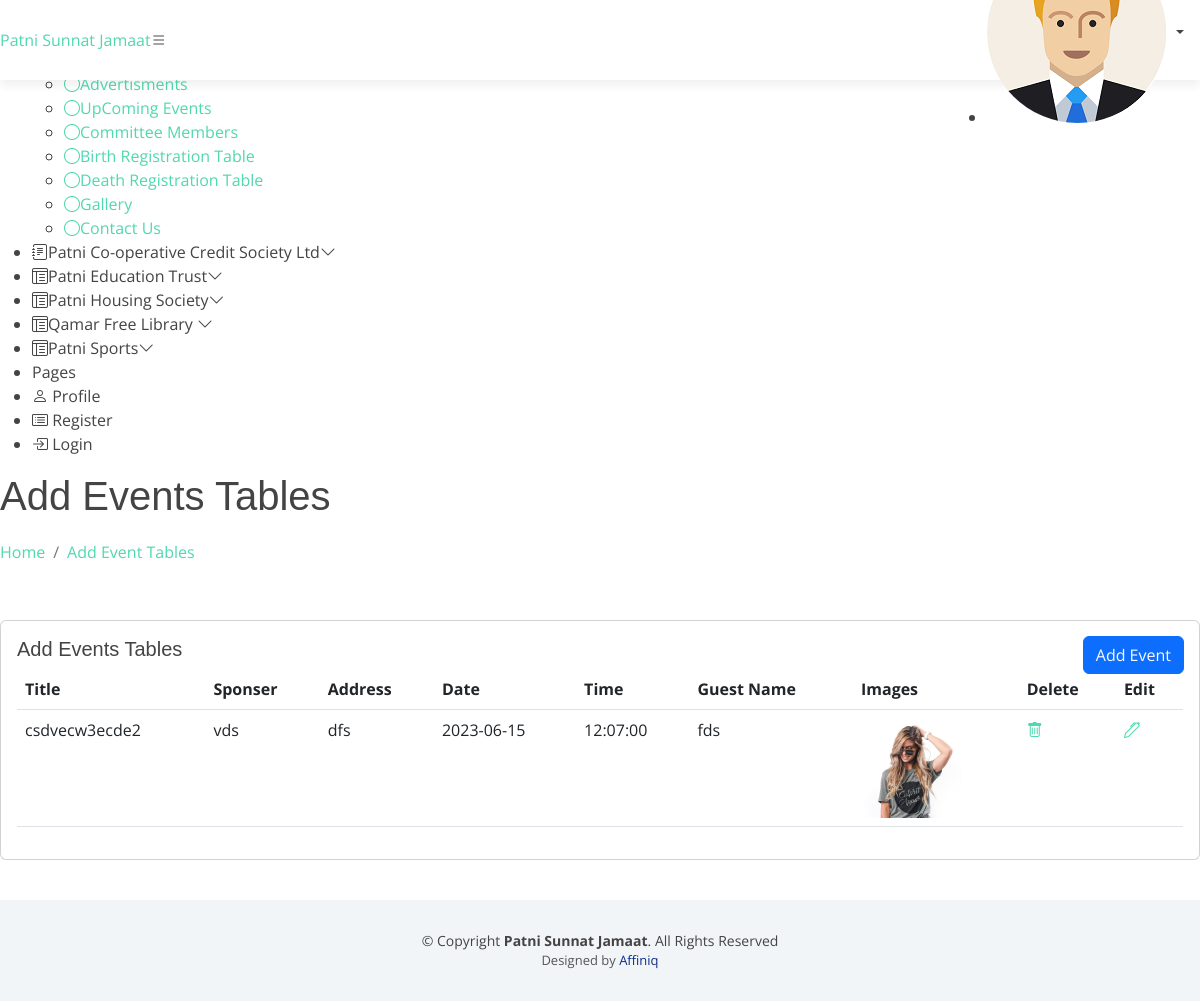
/admin/patni-sports-upcoming-event-table.php (signed in), run on the app's committed database.
### tables this page shows
CREATE TABLE `even` (
  `eid` int(11) NOT NULL,
  `title` varchar(255) NOT NULL,
  `sponser` varchar(255) NOT NULL,
  `address` varchar(255) NOT NULL,
  `date` date NOT NULL,
  `time` time NOT NULL,
  `guest_name` varchar(255) NOT NULL,
  `committee_id` int(11) NOT NULL,
  `filename` varchar(500) NOT NULL
);

### admin/patni-sports-upcoming-event-table.php (the view, shortened to what this page needs)
<?php include 'header.php';?>
  <main id="main" class="main">
    <div class="pagetitle">
      <h1>Add Events Tables</h1>
      <nav>
        <ol class="breadcrumb">
          <li class="breadcrumb-item"><a href="index.php">Home</a></li>
          <li class="breadcrumb-item active"><a href="patni-sports-upcoming-event-table.php">Add Event Tables</a></li>
        </ol>
      </nav>
    </div>
    <section class="section">
      <div class="row">
        <div class="col-lg-12">
          <div class="card">
            <div class="card-body">
              <h5 class="card-title">Add Events Tables</h5>
              <div class="position-absolute top-0 end-0" style="margin-top:15px;margin-right:15px;">
                <button type="button" class="btn btn-primary">
                  <a href="patni-sports-upcoming-event-add.php" class="link-light">Add Event</a>
                </button>
                </div>
                 <?php
               require ('config1.php');
               $sql = "SELECT eid,title,sponser,address,date,time,guest_name,filename FROM even WHERE committee_id='6'";
               $result = mysqli_query($conn,$sql) or die ("query Unsccessful.");
               if(mysqli_num_rows($result)){
               ?>
              <table class="table datatable">
                <thead>
                  <tr>
                    <th scope="col">Title</th>
                    <th scope="col">Sponser</th>
                    <th scope="col">Address</th>
                    <th scope="col">Date</th>
                    <th scope="col">Time</th>
                    <th scope="col">Guest Name</th>
                    <th scope="col">Images</th>
                    <th scope="col">Delete</th>
                    <th scope="col">Edit</th>
                  </tr>
                </thead>
                <tbody>
                <?php
                    while($row = mysqli_fetch_assoc($result)){
                 ?>
                  <tr>
                    <td><?php echo $row['title'];?></td>
                    <td><?php echo $row['sponser'];?></td>
                    <td><?php echo $row['address'];?></td>
                    <td><?php echo $row['date'];?></td>
                    <td><?php echo $row['time'];?></td>
                    <td><?php echo $row['guest_name'];?></td>
                    <td><img src="./upload/<?php echo $row['filename']; ?>"  style="width: 100px;height: 100px;"></td>
                    <td><a href="patni-sports-upcoming-event-delete.php?id=<?php echo $row['eid'];?>" style="height:50px;width:50px;"><i class="bi bi-trash"></a></i></td>
                    <td><a href="patni-sports-upcoming-event-update.php?id=<?php echo $row['eid'];?>"><i class="bi bi-pen"></a></i></td>
                  </tr>
                  <?php }?>
                </tbody>
              </table>
<?php
                }
else{
  echo "<h2>No Record Found</h2>";
  }
?>
            </div>
          </div>
        </div>
      </div>
    </section>
  </main>
  <?php include 'footer.php';?>

### assets/css/style.css (style rules this page uses)
body { background: #fff; color: #444; font-family: "Open Sans", sans-serif; }
h1, h2, h3, h4, h5, h6 { font-family: "Montserrat", sans-serif; font-weight: 400; margin: 0 0 20px 0; padding: 0; }
section { padding: 40px 0; overflow: hidden; }

### data on the page
even: title "csdvecw3ecde2", sponser "vds", address "dfs", date "2023-06-15", time "12:07:00", guest_name "fds", filename (picture)
